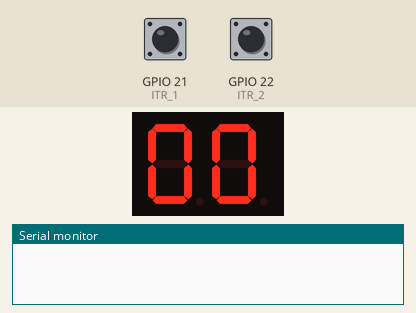
Simulated run of this sketch. Board: ESP32. On the bench: 2-digit seven-segment display, the last lines printed to the serial monitor. Wiring (inferred from the names in the program): 2-digit 7-segment display, segments lit when HIGH: segments GPIO 4, GPIO 0, GPIO 17, GPIO 16, GPIO 23, GPIO 19, GPIO 18, GPIO 5; digit selects GPIO 27, GPIO 14. The test bench sets the inputs (shaded band); at power-on: GPIO 21 (ITR_1) HIGH, GPIO 22 (ITR_2) HIGH. The segment pins are drawn as the display they are named for.

Above: at 1.2 s.
1.3 s: GPIO 21 (ITR_1) pulled LOW for 0.15 s
At 2.1 s:
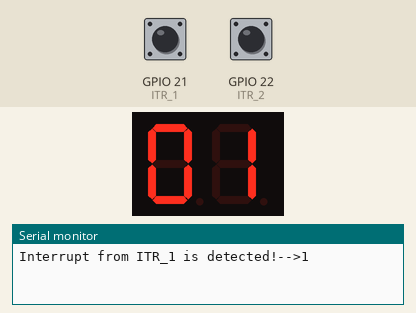
3.1 s: GPIO 21 (ITR_1) pulled LOW for 1 s
At 3.6 s:
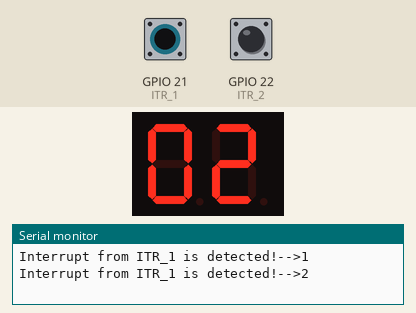
Timing chart, 0 to 6.1 s (numbered marks = the images above; inputs shaded):
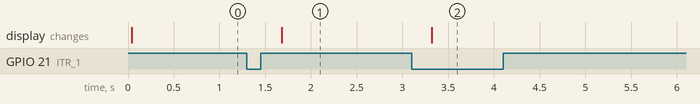

The sketch:

checkpoint001.ino
```cpp
#include <Arduino.h>

#define SegA 4
#define SegB 0
#define SegC 17
#define SegD 16
#define SegE 23
#define SegF 19
#define SegG 18
#define DP 5
#define digit10 14
#define digit01 27

const int ITR_1 = 21;
const int ITR_2 = 22;
const unsigned long debounceDelay = 200; // 200 ms

int num_int=0;
int Digit01 = 0;
int Digit10 = 0;

volatile unsigned long lastInterruptTime = 0;

char BIN_TO_7SEGMENT2(char A)
{
	static char LOOKUPTB[] = {0x3F,0x06,0x5B,0x4F,0x66,0x6D,0x7D,0x07,0x7F,0x6F,0x77,0x7C,0x39,0x5E,0x79,0x71};

	return LOOKUPTB[A];
}

void display7segment(char data)
{
	(data & 0x01)? digitalWrite(SegA, HIGH):digitalWrite(SegA, LOW);
	(data & 0x02)? digitalWrite(SegB, HIGH):digitalWrite(SegB, LOW);
	(data & 0x04)? digitalWrite(SegC, HIGH):digitalWrite(SegC, LOW);
	(data & 0x08)? digitalWrite(SegD, HIGH):digitalWrite(SegD, LOW);
	(data & 0x10)? digitalWrite(SegE, HIGH):digitalWrite(SegE, LOW);
	(data & 0x20)? digitalWrite(SegF, HIGH):digitalWrite(SegF, LOW);
	(data & 0x40)? digitalWrite(SegG, HIGH):digitalWrite(SegG, LOW);

}

void Display()
{
	char disp_v = 0;

	char tmp01 = BIN_TO_7SEGMENT2(Digit01);
	char tmp10 = BIN_TO_7SEGMENT2(Digit10);

	for(char i = 0; i < 100; i++)
	{
		display7segment(tmp01);
		digitalWrite(digit01, HIGH);
		digitalWrite(digit10, LOW);
		delay(2);

		display7segment(tmp10);
		digitalWrite(digit01, LOW);
		digitalWrite(digit10, HIGH);
		delay(2);
	}
}

void IRAM_ATTR ISR_1()
{
 unsigned long interruptTime = millis();
 if (interruptTime - lastInterruptTime > debounceDelay)
 {
 num_int++;
 Serial.print("Interrupt from ITR_1 is detected!-->");
 Serial.println(num_int);
 lastInterruptTime = interruptTime;
 }
}

void IRAM_ATTR ISR_2()
{
 unsigned long interruptTime = millis();
 if (interruptTime - lastInterruptTime > debounceDelay)
 {
 num_int--;
 Serial.print("Interrupt from ITR_2 is detected!-->");
 Serial.println(num_int);
 lastInterruptTime = interruptTime;
 }
}

void setup()
{
 pinMode(ITR_1, INPUT_PULLUP); // Set SW31 as input with internal pull-up
 pinMode(ITR_2, INPUT_PULLUP);
 pinMode(SegA, OUTPUT);
	pinMode(SegB, OUTPUT);
	pinMode(SegC, OUTPUT);
	pinMode(SegD, OUTPUT);
	pinMode(SegE, OUTPUT);
	pinMode(SegF, OUTPUT);
	pinMode(SegG, OUTPUT);
	pinMode(DP, OUTPUT);
	pinMode(digit10, OUTPUT);
	pinMode(digit01, OUTPUT);

 attachInterrupt(digitalPinToInterrupt(ITR_1), ISR_1, FALLING);
 attachInterrupt(digitalPinToInterrupt(ITR_2), ISR_2, FALLING);
 Serial.begin(9600);
}
void loop()
{
  if(num_int > 9)
  {
    Digit10++;
    num_int = 0;
  }
  else if(num_int < 0)
  {
    Digit10--;
    num_int = 9;
  }

  if(Digit10 > 9)
  {
    Digit10 = 0;
  }
  else if(Digit10 < 0)
  {
    Digit10 = 9;
  }

  Digit01 = num_int;

  Display();
}
```

Measured:
- after the input at 1.3 s, the display: changes after 0.38 s (image 1)
- after the input at 3.1 s, the display: changes after 0.22 s (image 2)
